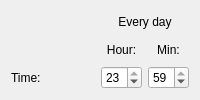
      <widget class="QWidget" name="widget_3" native="true">
       <layout class="QGridLayout" name="gridLayout_2">
        <item row="0" column="1" colspan="2">
         <widget class="QLabel" name="lbLimit_14">
          <property name="text">
           <string>Every day</string>
          </property>
          <property name="alignment">
           <set>Qt::AlignCenter</set>
          </property>
         </widget>
        </item>
        <item row="1" column="1">
         <widget class="QLabel" name="label_43">
          <property name="frameShape">
           <enum>QFrame::NoFrame</enum>
          </property>
          <property name="text">
           <string>Hour:</string>
          </property>
          <property name="alignment">
           <set>Qt::AlignCenter</set>
          </property>
         </widget>
        </item>
        <item row="1" column="2">
         <widget class="QLabel" name="label_44">
          <property name="frameShape">
           <enum>QFrame::NoFrame</enum>
          </property>
          <property name="text">
           <string>Min:</string>
          </property>
          <property name="alignment">
           <set>Qt::AlignCenter</set>
          </property>
         </widget>
        </item>
        <item row="2" column="0">
         <widget class="QLabel" name="lbTime_3">
          <property name="layoutDirection">
           <enum>Qt::RightToLeft</enum>
          </property>
          <property name="text">
           <string>Time:</string>
          </property>
         </widget>
        </item>
        <item row="2" column="1">
         <widget class="QSpinBox" name="sbLimitHr_14">
          <property name="maximumSize">
           <size>
            <width>41</width>
            <height>16777215</height>
           </size>
          </property>
          <property name="maximum">
           <number>23</number>
          </property>
          <property name="value">
           <number>23</number>
          </property>
         </widget>
        </item>
        <item row="2" column="2">
         <widget class="QSpinBox" name="sbLimitMn_14">
          <property name="maximumSize">
           <size>
            <width>41</width>
            <height>16777215</height>
           </size>
          </property>
          <property name="maximum">
           <number>59</number>
          </property>
          <property name="value">
           <number>59</number>
          </property>
         </widget>
        </item>
       </layout>
      </widget>
